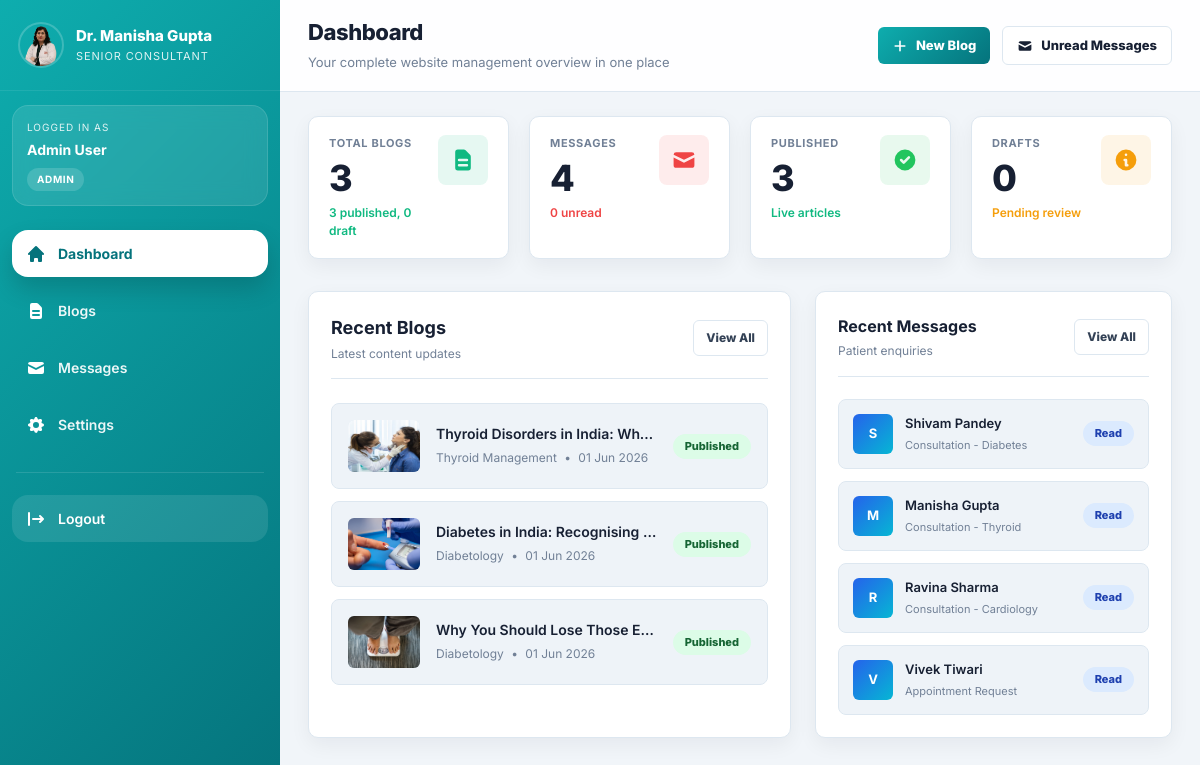
Page /admin/dashboard.php (signed in) on the committed database.
### tables this page shows
CREATE TABLE `blogs` (
  `id` int(11) NOT NULL,
  `title` varchar(255) NOT NULL,
  `slug` varchar(300) NOT NULL,
  `category` varchar(100) DEFAULT NULL,
  `content` longtext NOT NULL,
  `short_description` varchar(500) DEFAULT NULL,
  `featured_image` varchar(255) DEFAULT NULL,
  `author_id` int(11) DEFAULT NULL,
  `views` int(11) DEFAULT 0,
  `status` enum('published','draft','archived') DEFAULT 'draft',
  `published_at` datetime DEFAULT NULL,
  `created_at` timestamp NOT NULL DEFAULT current_timestamp(),
  `updated_at` timestamp NOT NULL DEFAULT current_timestamp() ON UPDATE current_timestamp()
);

CREATE TABLE `contacts` (
  `id` int(11) NOT NULL,
  `name` varchar(100) NOT NULL,
  `email` varchar(100) NOT NULL,
  `phone` varchar(20) DEFAULT NULL,
  `subject` varchar(255) DEFAULT NULL,
  `message` longtext NOT NULL,
  `status` enum('new','read','replied','archived') DEFAULT 'new',
  `replied_by` int(11) DEFAULT NULL,
  `reply_message` longtext DEFAULT NULL,
  `replied_at` datetime DEFAULT NULL,
  `ip_address` varchar(45) DEFAULT NULL,
  `created_at` timestamp NOT NULL DEFAULT current_timestamp(),
  `updated_at` timestamp NOT NULL DEFAULT current_timestamp() ON UPDATE current_timestamp()
);

### admin/dashboard.php (the view, shortened to what the rows shown need)
<?php
require_once 'includes/config.php';
$db = getDB();
$recent_blogs = $db->query("SELECT * FROM blogs ORDER BY created_at DESC LIMIT 5");
$recent_msgs = $db->query("SELECT * FROM contacts ORDER BY created_at DESC LIMIT 5");
include 'includes/header.php';
include 'includes/sidebar.php';
?>
<div class="content-pad">
    <div style="display:grid;grid-template-columns:1.15fr 0.85fr;gap:24px;" class="recent-grid">
        <div class="card w-full">
            <div class="flex flex-col sm:flex-row sm:items-center sm:justify-between gap-4 mb-6 pb-4 border-b border-[var(--app-border)]">
                <div>
                    <h2 class="text-base sm:text-lg font-bold text-[var(--app-text)]">
                        Recent Blogs
                    </h2>
                </div>
            </div>
            <?php if ($recent_blogs->num_rows === 0): ?>
                <div class="py-10 text-center text-[var(--app-muted)]">
                    <svg fill="none"
                        stroke="currentColor"
                        stroke-width="2"
                        viewBox="0 0 24 24"
                        class="w-10 h-10 mx-auto mb-3 opacity-50">
                        <path stroke-linecap="round"
                            stroke-linejoin="round"
                            d="M9 12h6m-6 4h6m2 5H7a2 2 0 01-2-2V5a2 2 0 012-2h5.586a1 1 0 01.707.293l5.414 5.414a1 1 0 01.293.707V19a2 2 0 01-2 2z" />
                    </svg>
                    <div class="font-semibold text-[var(--app-text)] mb-3">
                        No blogs yet
                    </div>
                    <a href="blogs.php?form=add"
                        class="btn-primary inline-block no-underline">
                        Create First Blog
                    </a>
                </div>
            <?php else: ?>
                <div class="grid gap-3">
                    <?php while ($blog = $recent_blogs->fetch_assoc()): ?>
                        <a href="blogs.php?form=edit&id=<?php echo (int)$blog['id']; ?>"
                            class="flex flex-col sm:flex-row sm:items-center gap-4 p-4 rounded-lg border border-[var(--app-border)] bg-[var(--app-bg)] no-underline text-inherit w-full overflow-hidden">
                            <div class="w-full sm:w-[72px] h-[180px] sm:h-[52px] rounded-md overflow-hidden bg-[var(--app-border)] flex items-center justify-center shrink-0">
                                <?php if (!empty($blog['featured_image'])): ?>
                                    <img
                                        src="<?php echo htmlspecialchars($blog['featured_image']); ?>"
                                        alt="<?php echo htmlspecialchars($blog['title']); ?>"
                                        class="w-full h-full object-cover">
                                <?php else: ?>
                                    <span class="text-[11px] text-slate-400">
                                        No Image
                                    </span>
                                <?php endif; ?>
                            </div>
                            <div class="flex-1 min-w-0">
                                <div class="text-sm font-semibold text-[var(--app-text)] truncate mb-1">
                                    <?php echo htmlspecialchars($blog['title']); ?>
                                </div>
                                <div class="text-xs text-[var(--app-muted)] break-words leading-5">
                                    <?php echo htmlspecialchars($blog['category']); ?>
                                    <span class="mx-1">•</span>
                                    <?php echo date('d M Y', strtotime($blog['created_at'])); ?>
                                </div>
                            </div>
                            <div class="w-full sm:w-auto">
                                <span class="badge badge-<?php echo $blog['status'] === 'published' ? 'success' : 'warning'; ?> whitespace-nowrap">
                                    <?php echo ucfirst($blog['status']); ?>
                                </span>
                            </div>
                        </a>
                    <?php endwhile; ?>
                </div>
            <?php endif; ?>
        </div>
        <div class="card">
            <?php if ($recent_msgs->num_rows === 0): ?>
                <p style="text-align:center;color:var(--app-muted);font-size:13px;padding:40px 0;">No messages yet.</p>
            <?php else: ?>
                <div style="display:grid;gap:12px;">
                    <?php while ($msg = $recent_msgs->fetch_assoc()): ?>
                        <a href="messages.php?view=<?php echo (int)$msg['id']; ?>" style="display:flex;align-items:center;gap:12px;padding:14px;border-radius:8px;background:var(--app-bg);border:1px solid var(--app-border);text-decoration:none;color:inherit;transition:all 0.2s ease;">
                            <div style="width:40px;height:40px;border-radius:6px;background:linear-gradient(135deg,#2563EB,#06B6D4);display:flex;align-items:center;justify-content:center;color:#fff;font-size:13px;font-weight:700;flex-shrink:0;">
                                <?php echo strtoupper(substr($msg['name'], 0, 1)); ?>
                            </div>
                            <div style="flex:1;min-width:0;">
                                <div style="font-size:13px;font-weight:600;color:var(--app-text);white-space:nowrap;overflow:hidden;text-overflow:ellipsis;margin-bottom:3px;"><?php echo htmlspecialchars($msg['name']); ?></div>
                                <div style="font-size:11px;color:var(--app-muted);white-space:nowrap;overflow:hidden;text-overflow:ellipsis;"><?php echo htmlspecialchars($msg['subject'] ?: $msg['email']); ?></div>
                            </div>
                            <span class="badge badge-<?php echo $msg['status'] === 'new' ? 'error' : ($msg['status'] === 'replied' ? 'replied' : 'info'); ?>" style="white-space:nowrap;"><?php echo ucfirst($msg['status']); ?></span>
                        </a>
                    <?php endwhile; ?>
                </div>
            <?php endif; ?>
        </div>
    </div>
</div>
<?php include 'includes/footer.php'; ?>

### admin/includes/sidebar.php (shortened to what the rows shown need)
<?php
$admin = getAdminInfo();
$admin_name = $admin
    ? ($admin['full_name'] ?: 'Administrator')
    : 'Administrator';
$admin_role = $admin
    ? ($admin['role'] ?: 'admin')
    : 'admin';
?>
<aside id="sidebar">
    <div class="user-card">
        <div class="user-label">
            Logged in as
        </div>
        <div class="user-name">
            <?php echo htmlspecialchars($admin_name); ?>
        </div>
        <span class="user-role">
            <?php echo htmlspecialchars($admin_role); ?>
        </span>
    </div>
</aside>
<main id="main-content">

### rows in the picture
blogs: featured_image (picture), title "Thyroid Disorders in India: Wh…", category "Thyroid Management", created_at "01 Jun 2026", status "Published"
blogs: featured_image (picture), title "Diabetes in India: Recognising…", category "Diabetology", created_at "01 Jun 2026", status "Published"
blogs: featured_image (picture), title "Why You Should Lose Those E…", category "Diabetology", created_at "01 Jun 2026", status "Published"
contacts: name "S", name "Shivam Pandey", subject "Consultation - Diabetes", status "Read"
contacts: name "M", name "Manisha Gupta", subject "Consultation - Thyroid", status "Read"
contacts: name "R", name "Ravina Sharma", subject "Consultation - Cardiology", status "Read"
contacts: name "V", name "Vivek Tiwari", subject "Appointment Request", status "Read"

### other values in the picture
$admin_name "Admin User"
$admin_role "ADMIN"
$total_blogs "3"
$pub_blogs "3"
$draft_blogs "0"
$total_messages "4"
$unread_msgs "0"
